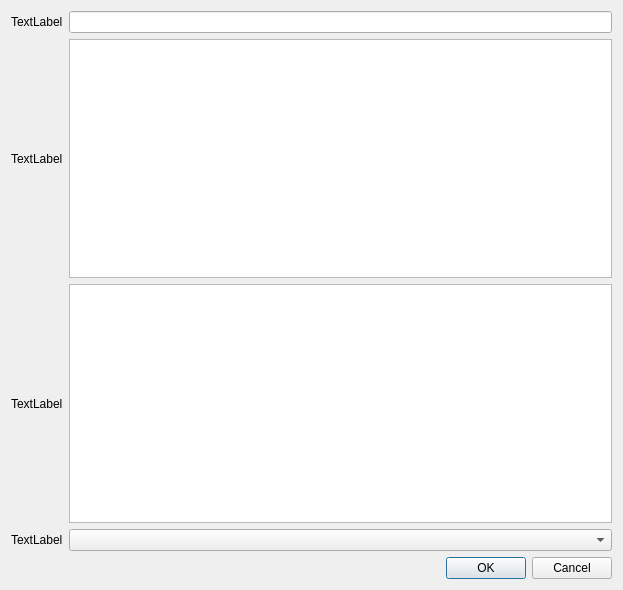
<?xml version="1.0" encoding="UTF-8"?>
<ui version="4.0">
 <class>Dialog</class>
 <widget class="QDialog" name="Dialog">
  <property name="geometry">
   <rect>
    <x>0</x>
    <y>0</y>
    <width>623</width>
    <height>590</height>
   </rect>
  </property>
  <property name="windowTitle">
   <string>Dialog</string>
  </property>
  <layout class="QGridLayout" name="gridLayout">
   <item row="2" column="0">
    <widget class="QLabel" name="changelog_label">
     <property name="text">
      <string>TextLabel</string>
     </property>
    </widget>
   </item>
   <item row="5" column="1">
    <widget class="QDialogButtonBox" name="button_box">
     <property name="orientation">
      <enum>Qt::Horizontal</enum>
     </property>
     <property name="standardButtons">
      <set>QDialogButtonBox::Cancel|QDialogButtonBox::Ok</set>
     </property>
    </widget>
   </item>
   <item row="0" column="0">
    <widget class="QLabel" name="title_label">
     <property name="text">
      <string>TextLabel</string>
     </property>
    </widget>
   </item>
   <item row="4" column="1">
    <widget class="KComboBox" name="tag_combo_box"/>
   </item>
   <item row="2" column="1">
    <widget class="QTextEdit" name="changelog_text_edit"/>
   </item>
   <item row="4" column="0">
    <widget class="QLabel" name="tag_label">
     <property name="text">
      <string>TextLabel</string>
     </property>
    </widget>
   </item>
   <item row="0" column="1">
    <widget class="QLineEdit" name="title_line_edit"/>
   </item>
   <item row="1" column="1">
    <widget class="QTextEdit" name="description_text_edit"/>
   </item>
   <item row="1" column="0">
    <widget class="QLabel" name="description_label">
     <property name="text">
      <string>TextLabel</string>
     </property>
    </widget>
   </item>
  </layout>
 </widget>
 <customwidgets>
  <customwidget>
   <class>KComboBox</class>
   <extends>QComboBox</extends>
   <header>kcombobox.h</header>
  </customwidget>
 </customwidgets>
 <resources/>
 <connections>
  <connection>
   <sender>button_box</sender>
   <signal>accepted()</signal>
   <receiver>Dialog</receiver>
   <slot>accept()</slot>
   <hints>
    <hint type="sourcelabel">
     <x>248</x>
     <y>254</y>
    </hint>
    <hint type="destinationlabel">
     <x>157</x>
     <y>274</y>
    </hint>
   </hints>
  </connection>
  <connection>
   <sender>button_box</sender>
   <signal>rejected()</signal>
   <receiver>Dialog</receiver>
   <slot>reject()</slot>
   <hints>
    <hint type="sourcelabel">
     <x>316</x>
     <y>260</y>
    </hint>
    <hint type="destinationlabel">
     <x>286</x>
     <y>274</y>
    </hint>
   </hints>
  </connection>
 </connections>
</ui>
